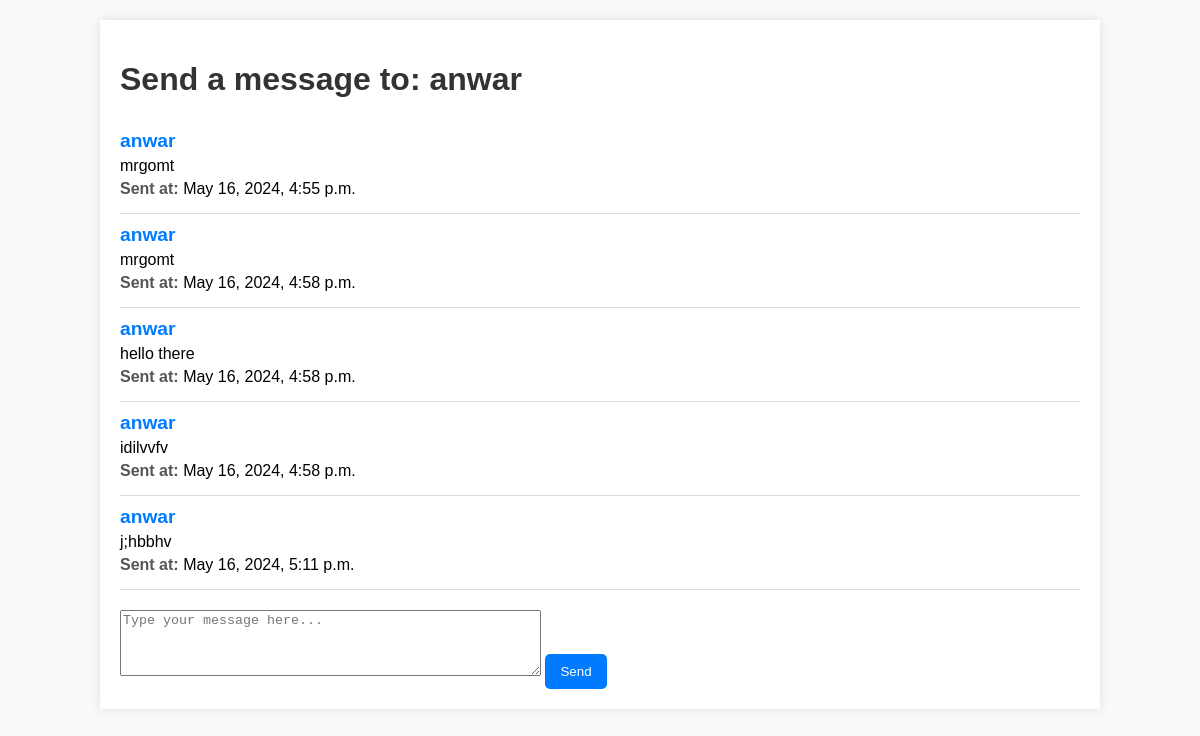
Page /message/1 on the committed database.
### api/models.py (models this page shows, shortened)
class Message(models.Model):
    body=models.TextField()
    sender=models.ForeignKey(User,on_delete=models.CASCADE,related_name='sender')
    date=models.DateTimeField(auto_now_add=True)
    receiver=models.ForeignKey(User,on_delete=models.SET_NULL,related_name='receiver',null=True)

### api/views.py (the view)
# urls.py: path('message/<str:userid>',TanmirtMessage,name='message')
def TanmirtMessage(request,userid):
    messages=Message.objects.all()
    receiver=User.objects.get(pk=userid)
    if request.method=='POST':
        form=MessageForm(request.POST)
        if form.is_valid():
            instance=form.save(commit=False)
            instance.sender=request.user
            instance.receiver=receiver
            instance.save()
            return redirect('message',userid=userid)
    else:
        form=MessageForm()
    context={'receiver':receiver , 'form':form,'messages':messages}
    return render(request,'messages.html',context)

### api/forms.py
class MessageForm(ModelForm):
    class Meta:
        model=Message
        fields=[
            'body'
        ]
        widgets = {
            'body': forms.Textarea(attrs={
                'class': 'form-control',
                'placeholder': 'Type your message here...',
                'rows': 4,
                'cols': 50
            }),
        }
        labels = {
            'body': '',
        }

### templates/messages.html (shortened to what this page needs)
<!DOCTYPE html>
<html lang="en">
<head>
    {%load static %}
    <link rel="stylesheet" href="{% static 'css/messages.css' %}">
</head>
<body>
    <div class="container">
        <h1>Send a message to: {{ receiver.username }}</h1>
        {% for message in messages %}
        <div class="message">
            <h1>{{ message.sender.username }}</h1>
            <p>{{ message.body }}</p>
            <p><strong>Sent at:</strong> {{ message.date }}</p>
        </div>
        {% endfor %}
        <form method="post">
            {{ form.body }}
            <button type="submit">Send</button>
        </form>
    </div>
</body>
</html>

### static/css/messages.css (style rules this page uses)
body { font-family: Arial, sans-serif; background-color: #f9f9f9; margin: 0; padding: 0; }
.container { width: 80%; margin: 20px auto; background: #fff; padding: 20px; box-shadow: 0 0 10px rgba(0, 0, 0, 0.1); }
h1 { color: #333; }
.message { border-bottom: 1px solid #ddd; padding: 10px 0; }
.message h1 { font-size: 1.2em; margin: 0; color: #007bff; }
.message p { margin: 5px 0; }
.message strong { color: #555; }
form { margin-top: 20px; }
button { background-color: #007bff; color: #fff; border: none; padding: 10px 15px; cursor: pointer; border-radius: 5px; }

### rows in the picture
Message: sender.username "anwar", body "mrgomt", date "May 16, 2024, 4:55 p.m."
Message: sender.username "anwar", body "mrgomt", date "May 16, 2024, 4:58 p.m."
Message: sender.username "anwar", body "hello there", date "May 16, 2024, 4:58 p.m."
Message: sender.username "anwar", body "idilvvfv", date "May 16, 2024, 4:58 p.m."
Message: sender.username "anwar", body "j;hbbhv", date "May 16, 2024, 5:11 p.m."

### other values in the picture
{{ receiver.username }} "anwar"
